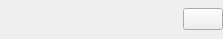
<?xml version="1.0" encoding="UTF-8"?>
<ui version="4.0">
 <class>FormFriendItemCompare</class>
 <widget class="QWidget" name="FormFriendItemCompare">
  <property name="geometry">
   <rect>
    <x>0</x>
    <y>0</y>
    <width>223</width>
    <height>39</height>
   </rect>
  </property>
  <property name="windowTitle">
   <string>Form</string>
  </property>
  <layout class="QHBoxLayout" name="horizontalLayout">
   <property name="leftMargin">
    <number>0</number>
   </property>
   <property name="topMargin">
    <number>0</number>
   </property>
   <property name="rightMargin">
    <number>0</number>
   </property>
   <property name="bottomMargin">
    <number>0</number>
   </property>
   <item>
    <widget class="QLabel" name="LabelName">
     <property name="text">
      <string/>
     </property>
    </widget>
   </item>
   <item>
    <spacer name="horizontalSpacer">
     <property name="orientation">
      <enum>Qt::Horizontal</enum>
     </property>
     <property name="sizeHint" stdset="0">
      <size>
       <width>40</width>
       <height>20</height>
      </size>
     </property>
    </spacer>
   </item>
   <item>
    <widget class="FormReachedFilter" name="Filter" native="true">
     <property name="sizePolicy">
      <sizepolicy hsizetype="Maximum" vsizetype="Preferred">
       <horstretch>0</horstretch>
       <verstretch>0</verstretch>
      </sizepolicy>
     </property>
     <property name="minimumSize">
      <size>
       <width>50</width>
       <height>0</height>
      </size>
     </property>
     <property name="maximumSize">
      <size>
       <width>50</width>
       <height>16777215</height>
      </size>
     </property>
    </widget>
   </item>
   <item>
    <widget class="QLabel" name="LabelPercent">
     <property name="minimumSize">
      <size>
       <width>50</width>
       <height>0</height>
      </size>
     </property>
     <property name="maximumSize">
      <size>
       <width>50</width>
       <height>16777215</height>
      </size>
     </property>
     <property name="text">
      <string/>
     </property>
    </widget>
   </item>
   <item>
    <widget class="QPushButton" name="ButtonDelete">
     <property name="text">
      <string/>
     </property>
    </widget>
   </item>
  </layout>
 </widget>
 <customwidgets>
  <customwidget>
   <class>FormReachedFilter</class>
   <extends>QWidget</extends>
   <header>forms/subForms/achievements/widgets/formreachedfilter.h</header>
   <container>1</container>
  </customwidget>
 </customwidgets>
 <resources/>
 <connections/>
</ui>
